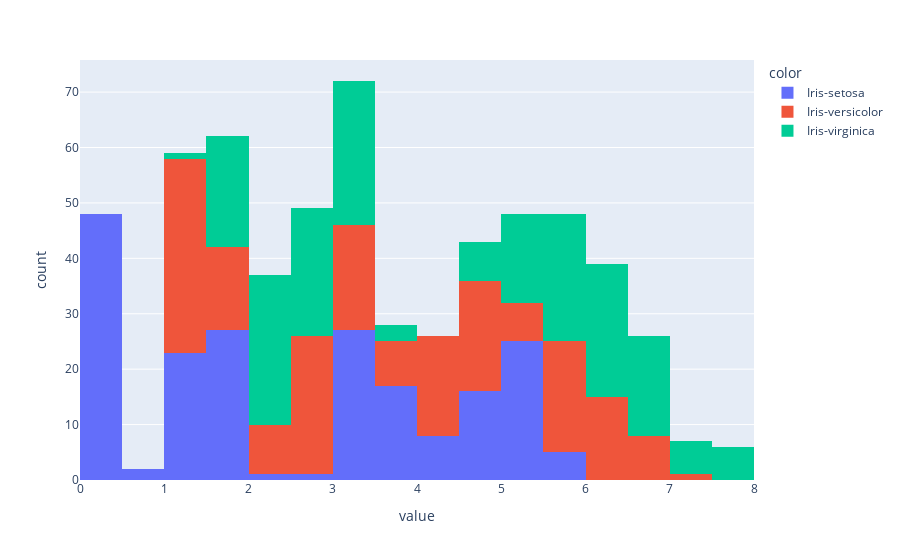

Notebook source saved alongside this figure:
### Markdown cell above
# Small EDA by barplot

### Code cell
px.histogram(dist,color=df['Species'],)

### Figure 1 — Plotly figure (JSON) as saved in the notebook; plotly's stock layout.template omitted (floating-point values rounded to 4 significant figures; data arrays with more than 128 entries replaced by an {"elided": "..."} marker saying what was removed)
{"data": [{"alignmentgroup": "True", "bingroup": "x", "hovertemplate": "color=Iris-setosa<br>value=%{x}<br>count=%{y}<extra></extra>", "legendgroup": "Iris-setosa", "marker": {"color": "#636efa", "pattern": {"shape": ""}}, "name": "Iris-setosa", "offsetgroup": "Iris-setosa", "orientation": "v", "showlegend": true, "type": "histogram", "x": {"elided": "200 float values"}, "xaxis": "x", "yaxis": "y"}, {"alignmentgroup": "True", "bingroup": "x", "hovertemplate": "color=Iris-versicolor<br>value=%{x}<br>count=%{y}<extra></extra>", "legendgroup": "Iris-versicolor", "marker": {"color": "#EF553B", "pattern": {"shape": ""}}, "name": "Iris-versicolor", "offsetgroup": "Iris-versicolor", "orientation": "v", "showlegend": true, "type": "histogram", "x": {"elided": "200 float values"}, "xaxis": "x", "yaxis": "y"}, {"alignmentgroup": "True", "bingroup": "x", "hovertemplate": "color=Iris-virginica<br>value=%{x}<br>count=%{y}<extra></extra>", "legendgroup": "Iris-virginica", "marker": {"color": "#00cc96", "pattern": {"shape": ""}}, "name": "Iris-virginica", "offsetgroup": "Iris-virginica", "orientation": "v", "showlegend": true, "type": "histogram", "x": {"elided": "200 float values"}, "xaxis": "x", "yaxis": "y"}], "layout": {"barmode": "relative", "legend": {"title": {"text": "color"}, "tracegroupgap": 0}, "margin": {"t": 60}, "xaxis": {"anchor": "y", "domain": [0, 1], "title": {"text": "value"}}, "yaxis": {"anchor": "x", "domain": [0, 1], "title": {"text": "count"}}}}
